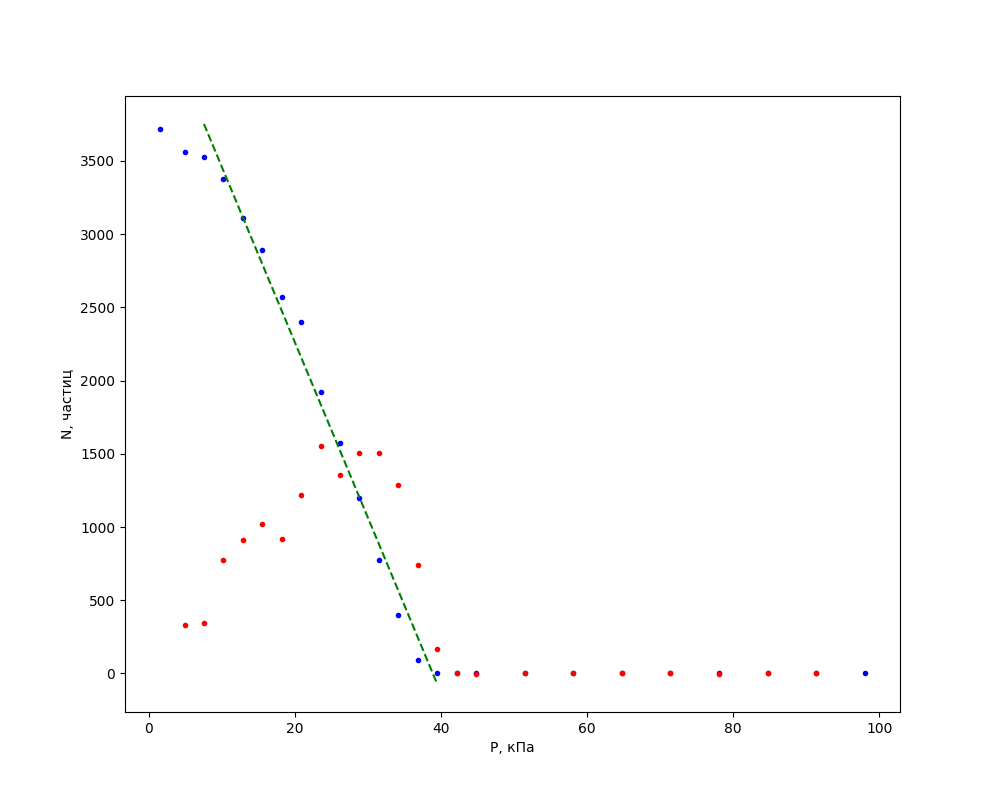

Python code for this plot:
import matplotlib.pyplot as plt
import numpy as np
import scipy.optimize

def mapping(x, a, b):
    return a * x + b

P = list()
N = list()


with  open('data_2', 'r')  as  data:
    for line in data:
        list_line = list((map(float, line.split())))
        P.append(100 - list_line[0] * 133 / 1000 - 2)
        N.append(list_line[1])


args, covarian = scipy.optimize.curve_fit(mapping, P, N)


plt.figure(figsize=[10, 8])
plt.errorbar(P, N, xerr=0, yerr=0, fmt='b.')
N_new = list()
for i in range(1, len(N) - 1):
    N_new.append(-10 * (N[i + 1] - N[i - 1]) / (P[i + 1] - P[i - 1]))
plt.errorbar(P[1: len(P) - 1], N_new, xerr=0, yerr=0, fmt='r.')

max = 0
max_n = 0
for i in range(len(N_new)):
    if max < N_new[i]:
        max = N_new[i]
        max_n = i

print(P[max_n])

args, covarian = scipy.optimize.curve_fit(mapping, P[2:13], N[2:13])
plt.errorbar(np.linspace(P[2], P[14]), np.linspace(P[2], P[14]) * args[0] + args[1], xerr=0, yerr=0, fmt='g--')
print(-args[1] / args[0])

plt.xlabel("P, кПа")
plt.ylabel("N, частиц")

plt.show()
